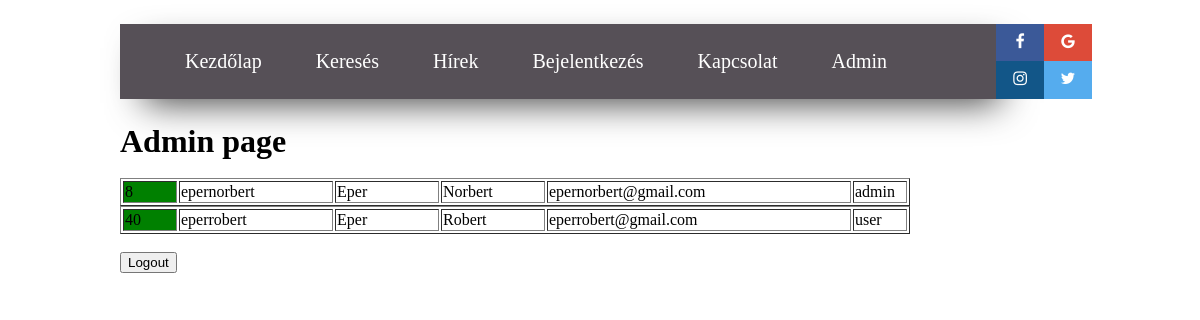
The page /admin/admin.php (signed in) on the database as committed earlier.
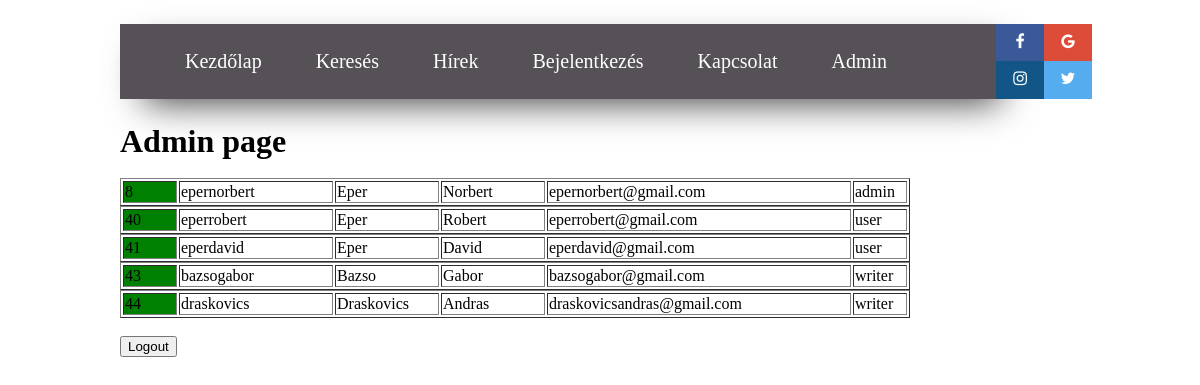
The same page on the database as committed later.
### tables this page shows
CREATE TABLE `users` (
  `user_id` int(11) NOT NULL,
  `user_uid` varchar(256) NOT NULL,
  `user_first` varchar(256) NOT NULL,
  `user_last` varchar(256) NOT NULL,
  `user_email` varchar(256) NOT NULL,
  `user_pwd` varchar(256) NOT NULL,
  `user_usertype` varchar(255) NOT NULL DEFAULT 'user'
);

### admin/admin.php (the view, shortened to what this page needs)
<!DOCTYPE html>
<html lang="en">
<head>
    <link type="text/css" rel="stylesheet" href="admin.css">
    <link rel="stylesheet" href="https://cdnjs.cloudflare.com/ajax/libs/font-awesome/4.7.0/css/font-awesome.min.css">
</head>
<body>
<div class="navbar">
    <ul class="navbar_ul">
        <li class="navbar_li"><a class="navbar_a" href="../index.php">Kezdőlap</a></li>
        <li class="navbar_li"><a class="navbar_a" href="#">Keresés</a></li>
        <li class="navbar_li"><a class="navbar_a" href="#">Hírek</a></li>
        <li class="navbar_li"><a class="navbar_a" href="../login.php">Bejelentkezés</a></li>
        <li class="navbar_li"><a class="navbar_a" href="#">Kapcsolat</a></li>
        <?php
        if(isset($_SESSION['u_id'])){
            echo '<li class="navbar_li"><a class="navbar_a" href="admin.php">Admin</a></li>';
        }
        ?>
    </ul>
</div>
<div  class="navbar_social">
    <a href="#" class="fa fa-facebook"></a>
    <a href="#" class="fa fa-google"></a><br>
    <a href="#" class="fa fa-instagram"></a>
    <a href="#" class="fa fa-twitter"></a>
</div><br>
<h1 style="margin: 0 10%">Admin page</h1><br>
<?php
include '../action.php';
    $sql = "SELECT * FROM users";
    $result = mysqli_query($conn, $sql);
    $resultcheck = mysqli_num_rows($result);
    if($resultcheck > 0){
        while($row = mysqli_fetch_assoc($result)){
            echo '<div style="margin: 0 10%">
                        <table border="1">
                        <tr>
                            <td width="50px" style="background-color: green;"><a style="color: black; text-decoration: none;" href=check_advertisement.php?user_id=' . $row['user_id'].'>'.$row['user_id'].'</a></td>
                            <td width="150px">'.$row['user_uid'].'</td>
                            <td width="100px">'.$row['user_first'].'</td>
                            <td width="100px">'.$row['user_last'].'</td>
                            <td width="300px">'.$row['user_email'].'</td>
                            <td width="50px">'.$row['user_usertype'].'</td>
                        </tr>
                       </table>
                 </div>';
        }
    }
?><br>
<form action="../includes/logout.inc.php" method="POST" style="margin: 0 10%">
    <button type="submit" name="submit">Logout</button>
</form>
</body>
</html>

### admin/admin.css (style rules this page uses)
body { margin: 0; background-color: white; }
.navbar { box-shadow: 14px 14px 36px -10px rgba(0,0,0,0.75); background: #565057; padding: 0; float: left; margin: 2% 0 0 10%; width: 73%; }
.navbar_li { display: inline-block; padding: 0; vertical-align: middle; }
.navbar_a { text-decoration: none; transition: color 0.1s, background-color 0.1s; }
.navbar_a { position: relative; display: block; padding: 10px 5px; margin: 0 20px; font-size: 20px; transition: color 0.1s,background-color 0.1s,padding 0.2s ease-in; color: white; }
.navbar_a::before { content: ''; display: block; position: absolute; bottom: 3px; left: 0; height: 3px; width: 100%; background-color: blue; transform-origin: right top; transform: scale(0, 1); transition: color 0.1s,transform 0.2s ease-out; }
.navbar_social { display: inline-block; margin: 2% 0 2% 0; width: 15%; }
.fa { height: 19px; padding: 9px; font-size: 20px; width: 30px; text-align: center; text-decoration: none; }
.fa-facebook { background: #3B5998; color: white; }
.fa-google { background: #dd4b39; color: white; position: relative; right: 4px; }
.fa-instagram { background: #125688; color: white; height: 20px; }
.fa-twitter { background: #55ACEE; color: white; height: 20px; position: relative; right: 4px; }

Rows that differ between the two databases and show on the page:
added users: user_id "41", user_uid "eperdavid", user_first "Eper", user_last "David", user_email "eperdavid@gmail.com", user_usertype "user"
added users: user_id "43", user_uid "bazsogabor", user_first "Bazso", user_last "Gabor", user_email "bazsogabor@gmail.com", user_usertype "writer"
added users: user_id "44", user_uid "draskovics", user_first "Draskovics", user_last "Andras", user_email "draskovicsandras@gmail.com", user_usertype "writer"
